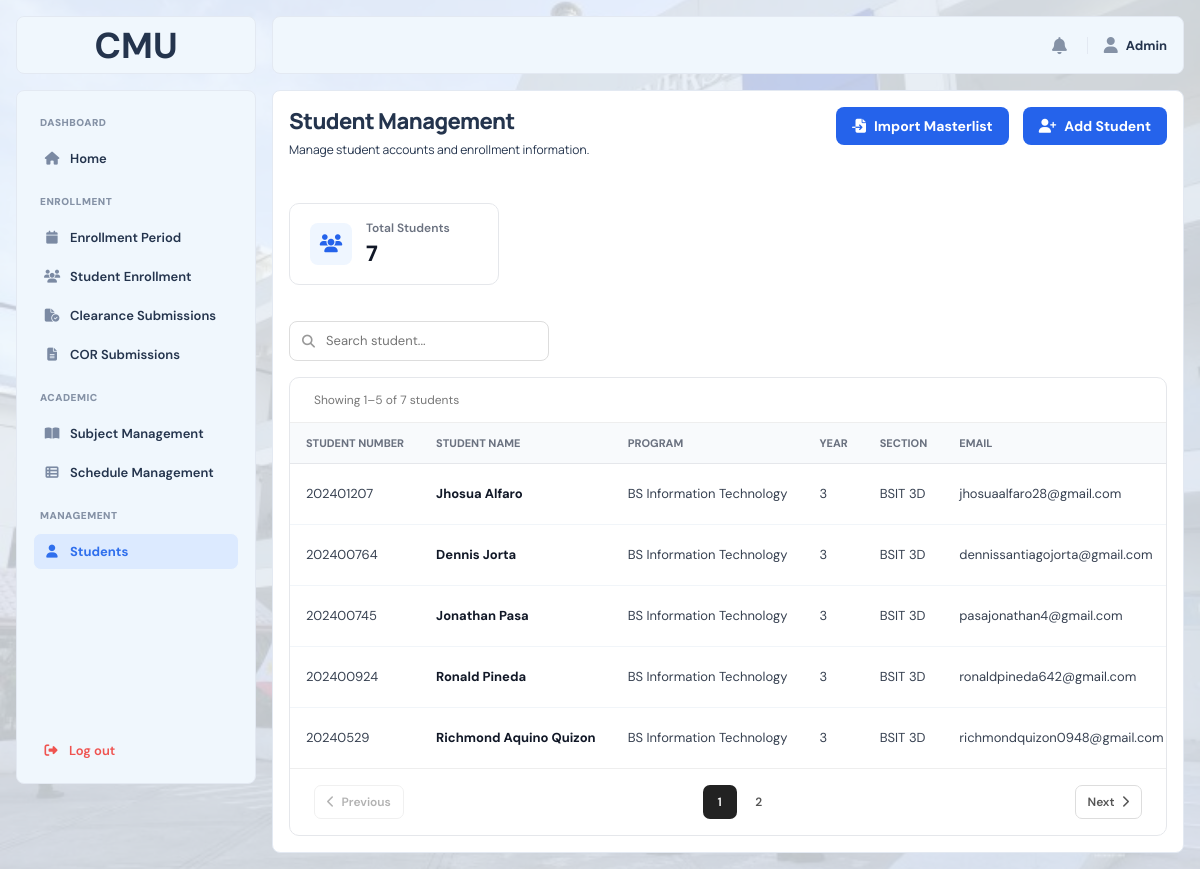
Screenshot of /frontend/pages/admin/student_management.php (signed in) with the database file from the repository.
### tables this page shows
CREATE TABLE `students` (
  `student_id` int(10) UNSIGNED NOT NULL,
  `user_id` int(10) UNSIGNED DEFAULT NULL,
  `student_number` varchar(50) NOT NULL,
  `first_name` varchar(100) NOT NULL,
  `middle_name` varchar(100) DEFAULT NULL,
  `last_name` varchar(100) NOT NULL,
  `program` varchar(100) NOT NULL,
  `year_level` int(11) NOT NULL,
  `section` varchar(50) DEFAULT NULL,
  `email` varchar(100) NOT NULL,
  `phone` varchar(20) DEFAULT NULL,
  `password_hash` varchar(255) NOT NULL,
  `enrollment_phase` enum('NOT_STARTED','EVALUATION','CLEARANCE','COR','ENROLLED') NOT NULL DEFAULT 'NOT_STARTED',
  `enrollment_status` varchar(50) NOT NULL DEFAULT 'Closed',
  `created_at` datetime NOT NULL DEFAULT current_timestamp()
);

### frontend/pages/admin/student_management.php (the view, shortened to what this page needs)
<?php
require_once dirname(__DIR__, 3) . '/backend/bootstrap.php';
$studentsPerPage = 5;
$currentStudentPage = max(
    1,
    (int) ($_GET['student_page'] ?? 1)
);
$search = trim($_GET['search'] ?? '');
$result = $conn->query(
    'SELECT COUNT(*) AS total
     FROM students'
);
$totalStudents = 0;
if ($result) {
    $row = $result->fetch_assoc();
    $totalStudents = (int) ($row['total'] ?? 0);
}
if ($search !== '') {
    $countStmt = $conn->prepare(
        'SELECT COUNT(*) AS total
         FROM students
         WHERE
            student_number LIKE ?
            OR first_name LIKE ?
            OR middle_name LIKE ?
            OR last_name LIKE ?
            OR program LIKE ?
            OR section LIKE ?
            OR email LIKE ?'
    );
    $searchValue = '%' . $search . '%';
    $countStmt->bind_param(
        'sssssss',
        $searchValue,
        $searchValue,
        $searchValue,
        $searchValue,
        $searchValue,
        $searchValue,
        $searchValue
    );
} else {
    $countStmt = $conn->prepare(
        'SELECT COUNT(*) AS total
         FROM students'
    );
}
$countStmt->execute();
$countResult =
    $countStmt->get_result()->fetch_assoc();
$totalFilteredStudents =
    (int) ($countResult['total'] ?? 0);
$totalStudentPages = max(
    1,
    (int) ceil(
        $totalFilteredStudents /
        $studentsPerPage
    )
);
$currentStudentPage = min(
    $currentStudentPage,
    $totalStudentPages
);
$studentOffset =
    ($currentStudentPage - 1) *
    $studentsPerPage;
if ($search !== '') {
    $stmt = $conn->prepare(
        'SELECT
            s.student_id,
            s.student_number,
            s.first_name,
            s.middle_name,
            s.last_name,
            s.program,
            s.year_level,
            s.section,
            s.email,
            s.phone,
            s.enrollment_phase,
            u.is_active
         FROM students s
         INNER JOIN users u
            ON u.user_id = s.user_id
         WHERE
            s.student_number LIKE ?
            OR s.first_name LIKE ?
            OR s.middle_name LIKE ?
            OR s.last_name LIKE ?
            OR s.program LIKE ?
            OR s.section LIKE ?
            OR s.email LIKE ?
         ORDER BY
            s.last_name ASC,
            s.first_name ASC
         LIMIT ? OFFSET ?'
    );
    $stmt->bind_param(
        'sssssssii',
        $searchValue,
        $searchValue,
        $searchValue,
        $searchValue,
        $searchValue,
        $searchValue,
        $searchValue,
        $studentsPerPage,
        $studentOffset
    );
} else {
    $stmt = $conn->prepare(
        'SELECT
            s.student_id,
            s.student_number,
            s.first_name,
            s.middle_name,
            s.last_name,
            s.program,
            s.year_level,
            s.section,
            s.email,
            s.phone,
            s.enrollment_phase,
            u.is_active
         FROM students s
         INNER JOIN users u
            ON u.user_id = s.user_id
         ORDER BY
            s.last_name ASC,
            s.first_name ASC
         LIMIT ? OFFSET ?'
    );
    $stmt->bind_param(
        'ii',
        $studentsPerPage,
        $studentOffset
    );
}
$stmt->execute();
$students =
    $stmt->get_result()->fetch_all(MYSQLI_ASSOC);
?>
<!DOCTYPE html>
<html lang="en">
<head>
    <link
        rel="stylesheet"
        href="<?= BASE_URL ?>frontend/assets/css/main.css"
    >
    <link
        rel="stylesheet"
        href="<?= BASE_URL ?>frontend/assets/css/admin.css"
    >
    <link
        rel="stylesheet"
        href="https://cdnjs.cloudflare.com/ajax/libs/font-awesome/6.5.2/css/all.min.css"
    >
</head>
<body>
<div class="layout">
    <div class="imglogo">
        <span>CMU</span>
    </div>
    <?php require FRONTEND_PATH . 'includes/admin_sidebar.php'; ?>
    <main class="main">
        <?php require FRONTEND_PATH . 'includes/topbar.php'; ?>
        <div class="content">
            <div class="page-heading student-management-page-heading">
                <div>
                    <h1>Student Management</h1>
                    <p>
                        Manage student accounts and enrollment information.
                    </p>
                </div>
                <div>
                    <button type="button" class="admin-primary-button" id="importMasterlistButton" style="margin-right:10px">
                        <i class="fa-solid fa-file-import"></i> Import Masterlist
                    </button>
                    <button
                        type="button"
                        class="admin-primary-button"
                        id="addStudentButton"
                    >
                        <i class="fa-solid fa-user-plus"></i>
                        Add Student
                    </button>
                </div>
            </div>
            <div class="admin-summary-card">
                <div class="admin-summary-icon">
                    <i class="fa-solid fa-users"></i>
                </div>
                <div>
                    <span>Total Students</span>
                    <strong>
                        <?= e($totalStudents) ?>
                    </strong>
                </div>
            </div>
            <form id="studentManagementSearchForm" method="GET" action="<?= e(BASE_URL) ?>">
                <div class="admin-cor-search-box">
                            <i class="fa-solid fa-magnifying-glass"></i>
                            <input
                                type="text"
                                id="studentManagementSearch"
                                name="search"
                                value="<?= e($search) ?>"
                                placeholder="Search student..."
                                autocomplete="off"
                            >
                </div>
            </form>
            <div class="admin-table-card" id="studentManagementResults" aria-live="polite">
                <div class="admin-student-enrollment-table-info">
                    <?php if ($totalFilteredStudents > 0): ?>
                        <?php
                        $displayStart =
                            $studentOffset + 1;
                        $displayEnd = min(
                            $studentOffset + $studentsPerPage,
                            $totalFilteredStudents
                        );
                        ?>
                        <span>
                            Showing <?= $displayStart ?>–<?= $displayEnd ?>
                            of <?= $totalFilteredStudents ?> students
                        </span>
                    <?php else: ?>
                        <span>
                            No students found
                        </span>
                    <?php endif; ?>
                </div>
                <div class="admin-table-wrapper">
                    <table class="admin-table">
                        <thead>
                            <tr>
                                <th>Student Number</th>
                                <th>Student Name</th>
                                <th>Program</th>
                                <th>Year</th>
                                <th>Section</th>
                                <th>Email</th>
                            </tr>
                        </thead>
                        <tbody id="studentTableBody">
                        <?php if (empty($students)): ?>
                            <tr>
                                <td
                                    colspan="9"
                                    class="admin-empty-state"
                                >
                                    No students found.
                                </td>
                            </tr>
                        <?php else: ?>
                            <?php foreach ($students as $student): ?>
                                <?php
                                $studentName = trim(
                                    ($student['first_name'] ?? '') . ' ' .
                                    ($student['middle_name'] ?? '') . ' ' .
                                    ($student['last_name'] ?? '')
                                );
                                ?>
                                <tr>
                                    <td>
                                        <?= e($student['student_number']) ?>
                                    </td>
                                    <td>
                                        <strong>
                                            <?= e($studentName) ?>
                                        </strong>
                                    </td>
                                    <td>
                                        <?= e($student['program']) ?>
                                    </td>
                                    <td>
                                        <?= e($student['year_level']) ?>
                                    </td>
                                    <td>
                                        <?= e($student['section'] ?: '-') ?>
                                    </td>
                                    <td>
                                        <?= e($student['email']) ?>
                                    </td>
                                </tr>
                            <?php endforeach; ?>
                        <?php endif; ?>
                        </tbody>
                    </table>
                </div>
                <?php if ($totalStudentPages > 1): ?>
                    <div class="admin-student-enrollment-pagination">
                        <a
                            href="<?= e(
                                BASE_URL
                                . '?page=student_management'
                                . '&search=' . urlencode($search)
                                . '&student_page='
                                . ($currentStudentPage - 1)
                            ) ?>"
                            class="<?= $currentStudentPage <= 1 ? 'disabled' : '' ?>"
                        >
                            <i class="fa-solid fa-chevron-left"></i>
                            Previous
                        </a>
                        <div class="admin-student-enrollment-page-numbers">
                            <?php for (
                                $pageNumber = 1;
                                $pageNumber <= $totalStudentPages;
                                $pageNumber++
                            ): ?>
                                <a
                                    href="<?= e(
                                        BASE_URL
                                        . '?page=student_management'
                                        . '&search=' . urlencode($search)
                                        . '&student_page='
                                        . $pageNumber
                                    ) ?>"
                                    class="<?= $pageNumber === $currentStudentPage ? 'active' : '' ?>"
                                >
                                    <?= $pageNumber ?>
                                </a>
                            <?php endfor; ?>
                        </div>
                        <a
                            href="<?= e(
                                BASE_URL
                                . '?page=student_management'
                                . '&search=' . urlencode($search)
                                . '&student_page='
                                . ($currentStudentPage + 1)
                            ) ?>"
                            class="<?= $currentStudentPage >= $totalStudentPages ? 'disabled' : '' ?>"
                        >
                            Next
                            <i class="fa-solid fa-chevron-right"></i>
                        </a>
                    </div>
                <?php endif; ?>
            </div>
        </div>
    </main>
</div>
</body>
</html>

### frontend/assets/css/main.css (style rules this page uses)
:root { --graystuble: #F8FAFC; --bluesubtle: #F0F7FD; --primary: #2f6fed; --primary-dark: #1c3f8f; --text: #24344d; --muted: #8592a6; --panel: #fbfcfe; --white: #ffffff; --border: #e3e9f2; --chip-bg: #eef1f6; --chip-color: #5b6b85; --blue: #2f6fed; --blue-bg: #dce9fd; --light-blue: #f8fafc; --lightest-blue: #eff6ff; --green: #2fb872; --green-bg: #d9f3e4; --orange: #f0a021; --orange-bg: #fcecc9; --danger: #ef5350; --danger-bg: #fbdedd; --table-head-bg: #1e293f; --table-head-text: #ffffff; --tips-grad-start: #1c3f8f; --tips-grad-end: #2f6fed; --tips-icon-bg: rgba(255, 255, 255, 0.2); --tips-text: rgba(255, 255, 255, 0.9); --teal: #0f9aa0; --teal-bg: #d7f1f2; --radius-sm: 8px; --radius-md: 14px; --sidebar-w: 240px; }
* { box-sizing: border-box; }
html, body { margin: 0; padding: 0; min-height: 100%; }
body { background-image: url('../img/cmu.png'); background-size: cover; background-position: center; background-repeat: no-repeat; font-family: "DM Sans", sans-serif; color: var(--text); overflow-x: hidden; }
a { color: inherit; text-decoration: none; }
button, input, textarea, select { font-family: inherit; }
.layout { display: grid; grid-template-columns: 240px minmax(0, 1fr); grid-template-rows: 58px minmax(0, 1fr); gap: 16px; width: 100%; min-height: 100vh; background: rgb(240, 247, 253, 0.8); padding: 16px; }
.imglogo { grid-column: 1; grid-row: 1; display: flex; align-items: center; justify-content: center; padding: 16px; background: var(--bluesubtle); border: 1px solid var(--border); border-radius: var(--radius-sm); }
.imglogo span { font-size: 36px; font-weight: 700; }
.main { grid-column: 2; grid-row: 1 / 3; display: grid; grid-template-rows: 58px minmax(0, 1fr); gap: 16px; min-width: 0; min-height: 0; background: transparent; }
.content { width: 100%; min-width: 0; min-height: 0; padding: 16px; background: var(--bluesubtle); border: 1px solid var(--border); border-radius: var(--radius-sm); overflow-y: auto; }
.content { display: flex; flex-direction: column; gap: 16px; width: 100%; min-width: 0; min-height: 0; padding: 16px; background: var(--white); border: 1px solid var(--border); border-radius: var(--radius-sm); overflow-y: auto; }
@media (min-width: 769px) { .layout > .imglogo { position: fixed; top: 16px; left: 16px; width: var(--sidebar-w, 240px); height: 58px; z-index: 31; } }

### frontend/pages/admin/student_management.php (style rules this page uses)
.student-management-page-heading { display: flex; flex-direction: row; align-items: flex-start; justify-content: space-between; gap: 16px; margin-bottom: 28px; }
.student-management-page-heading > div:first-child { min-width: 0; }
.student-management-page-heading h1 { font-family: 'Manrope', sans-serif; font-size: 22px; font-weight: 800; line-height: 1.3; margin: 0 0 5px; letter-spacing: -0.025em; }
.student-management-page-heading p { font-family: 'Manrope', sans-serif; font-size: 12px; font-weight: 400; line-height: 1.5; margin: 0; }
.student-management-page-heading .admin-primary-button { flex-shrink: 0; margin: 0; }

### rows the page displays
students: student_number "202401207", studentName "Jhosua Alfaro", program "BS Information Technology", year_level "3", section "BSIT 3D", email "jhosuaalfaro28@gmail.com"
students: student_number "202400764", studentName "Dennis Jorta", program "BS Information Technology", year_level "3", section "BSIT 3D", email "dennissantiagojorta@gmail.com"
students: student_number "202400745", studentName "Jonathan Pasa", program "BS Information Technology", year_level "3", section "BSIT 3D", email "pasajonathan4@gmail.com"
students: student_number "202400924", studentName "Ronald Pineda", program "BS Information Technology", year_level "3", section "BSIT 3D", email "ronaldpineda642@gmail.com"
students: student_number "20240529", studentName "Richmond Aquino Quizon", program "BS Information Technology", year_level "3", section "BSIT 3D", email "richmondquizon0948@gmail.com"

### other values shown
$section['title'] "ENROLLMENT"
$item['label'] "Enrollment Period"
$item['label'] "Student Enrollment"
$item['label'] "Clearance Submissions"
$item['label'] "COR Submissions"
$section['title'] "ACADEMIC"
$item['label'] "Subject Management"
$item['label'] "Schedule Management"
$section['title'] "MANAGEMENT"
$item['label'] "Students"
$userName "Admin"
$totalStudents "7"
$displayStart "1"
$displayEnd "5"
$totalFilteredStudents "7"
